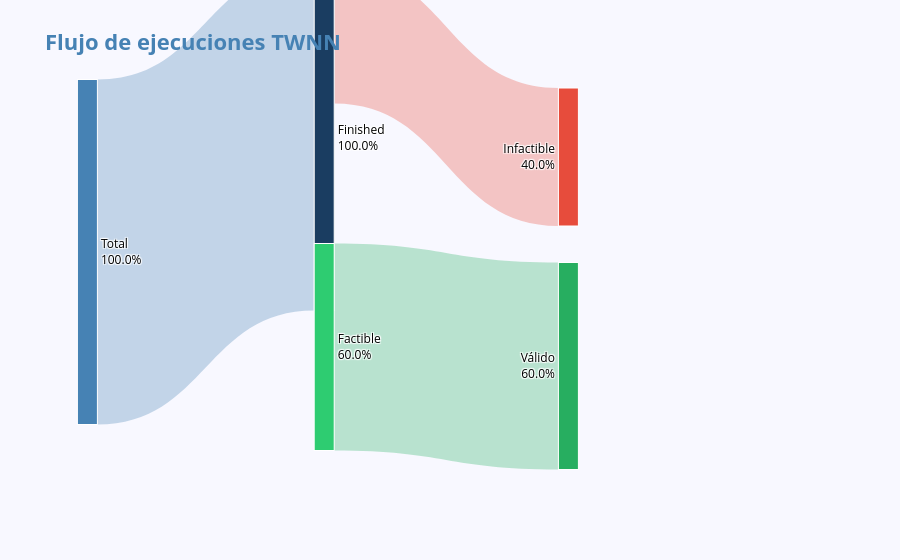

Here is the notebook cell this chart was saved with:
### Code cell
# ── Valores ─────────────────────────────────────────────────────────────────                                                                                                        
def n(mask): return nn[mask].shape[0]                                                                                                                                                 
                                                                                                                                                                                    
total               = nn.shape[0]                                                                                                                                                     
n_finished          = n(nn["status"] == "finished")                                                                                                                                   
n_timeout           = n(nn["status"] == "timeout")                                                                                                                                    
finished_feasible   = n((nn["status"] == "finished") & (nn["feasible"] == True))
finished_infeasible = n((nn["status"] == "finished") & (nn["feasible"] == False))                                                                                                     
feasible_valid      = n((nn["feasible"] == True) & (nn["valid"] == True))
feasible_invalid    = n((nn["feasible"] == True) & (nn["valid"] == False))                                                                                                            
                                                                                                                                                                                    
# ── Nodos: 0=Total, 1=Finished, 2=Timeout,                                                                                                                                           
#           3=Factible, 4=Infactible, 5=Válido, 6=Inválido                                                                                                                            
labels = ["Total", "Finished", "Timeout", "Factible", "Infactible", "Válido", "Inválido"]                                                                                             
source = [0, 0,         1,                1,                  2,        3,              3]                                                                                            
target = [1, 2,         3,                4,                  4,        5,              6]                                                                                            
value  = [n_finished, n_timeout,                                                                                                                                                      
        finished_feasible, finished_infeasible,                                                                                                                                     
        n_timeout,                                                                                                                                                                  
        feasible_valid, feasible_invalid]                                                                                                                                           

pcts = [                                                                                                                                                                              
    100,        
    n_finished / total * 100,
    n_timeout  / total * 100,
    finished_feasible / total * 100,                                                                                                                                                  
    (finished_infeasible + n_timeout) / total * 100,
    feasible_valid   / total * 100,                                                                                                                                                   
    feasible_invalid / total * 100,
]                                                                                                                                                                                     

x = [0.01, 0.33, 0.33, 0.66, 0.66, 0.99, 0.99]                                                                                                                                        
y = [0.40, 0.10, 0.65, 0.15, 0.70, 0.10, 0.55]
x = [.001 if v == 0 else .999 if v == 1 else v for v in x]                                                                                                                            
y = [.001 if v == 0 else .999 if v == 1 else v for v in y]                                                                                                                            
                                                                                                                                                                                    
node_colors = [                                                                                                                                                                       
    BLUE_PALETTE[3],
    BLUE_PALETTE[5], BLUE_PALETTE[2],                                                                                                                                                 
    "#2ecc71", "#e74c3c",
    "#27ae60", "#c0392b",                                                                                                                                                             
]               
                                                                                                                                                                                    
link_colors = [
    "rgba(70,130,180,0.3)",   # Total → Finished                                                                                                                                      
    "rgba(70,130,180,0.3)",   # Total → Timeout
    "rgba(46,204,113,0.3)",   # Finished → Factible
    "rgba(231,76,60,0.3)",    # Finished → Infactible                                                                                                                                 
    "rgba(231,76,60,0.3)",    # Timeout → Infactible
    "rgba(39,174,96,0.3)",    # Factible → Válido                                                                                                                                     
    "rgba(192,57,43,0.3)",    # Factible → Inválido
]                                                                                                                                                                                     
                
# ── Figura ───────────────────────────────────────────────────────────────────                                                                                                       
fig = go.Figure(go.Sankey(
    textfont=dict(color="black", size=12),                                                                                                                                            
    node=dict(
        pad=35, thickness=20,                                                                                                                                                         
        line=dict(color="white", width=1),
        label=[f"{name}<br>{pct:.1f}%" for name, pct in zip(labels, pcts)],
        x=x, y=y,                                                                                                                                                                     
    ),
    link=dict(source=source, target=target, value=value, color=link_colors),                                                                                                          
))                                                                                                                                                                                    

fig.update_layout(                                                                                                                                                                    
    title="<span style='font-size:22px;color:steelblue;'><b>Flujo de ejecuciones TWNN</b></span>",
    font=dict(size=12, color="white"),                                                                                                                                                
    paper_bgcolor="#F8F8FF",
)                                                                                                                                                                                     
fig.update_traces(node_color=node_colors)
fig.show()

### Figure 1 — Plotly figure (JSON) as saved in the notebook; plotly's stock layout.template omitted (floating-point values rounded to 4 significant figures)
{"data": [{"link": {"color": ["rgba(70,130,180,0.3)", "rgba(70,130,180,0.3)", "rgba(46,204,113,0.3)", "rgba(231,76,60,0.3)", "rgba(231,76,60,0.3)", "rgba(39,174,96,0.3)", "rgba(192,57,43,0.3)"], "source": [0, 0, 1, 1, 2, 3, 3], "target": [1, 2, 3, 4, 4, 5, 6], "value": [30, 0, 18, 12, 0, 18, 0]}, "node": {"color": ["#4682b4", "#1a3d61", "#7ab4d9", "#2ecc71", "#e74c3c", "#27ae60", "#c0392b"], "label": ["Total<br>100.0%", "Finished<br>100.0%", "Timeout<br>0.0%", "Factible<br>60.0%", "Infactible<br>40.0%", "Válido<br>60.0%", "Inválido<br>0.0%"], "line": {"color": "white", "width": 1}, "pad": 35, "thickness": 20, "x": [0.01, 0.33, 0.33, 0.66, 0.66, 0.99, 0.99], "y": [0.4, 0.1, 0.65, 0.15, 0.7, 0.1, 0.55]}, "textfont": {"color": "black", "size": 12}, "type": "sankey"}], "layout": {"font": {"color": "white", "size": 12}, "paper_bgcolor": "#F8F8FF", "title": {"text": "<span style='font-size:22px;color:steelblue;'><b>Flujo de ejecuciones TWNN</b></span>"}}}
